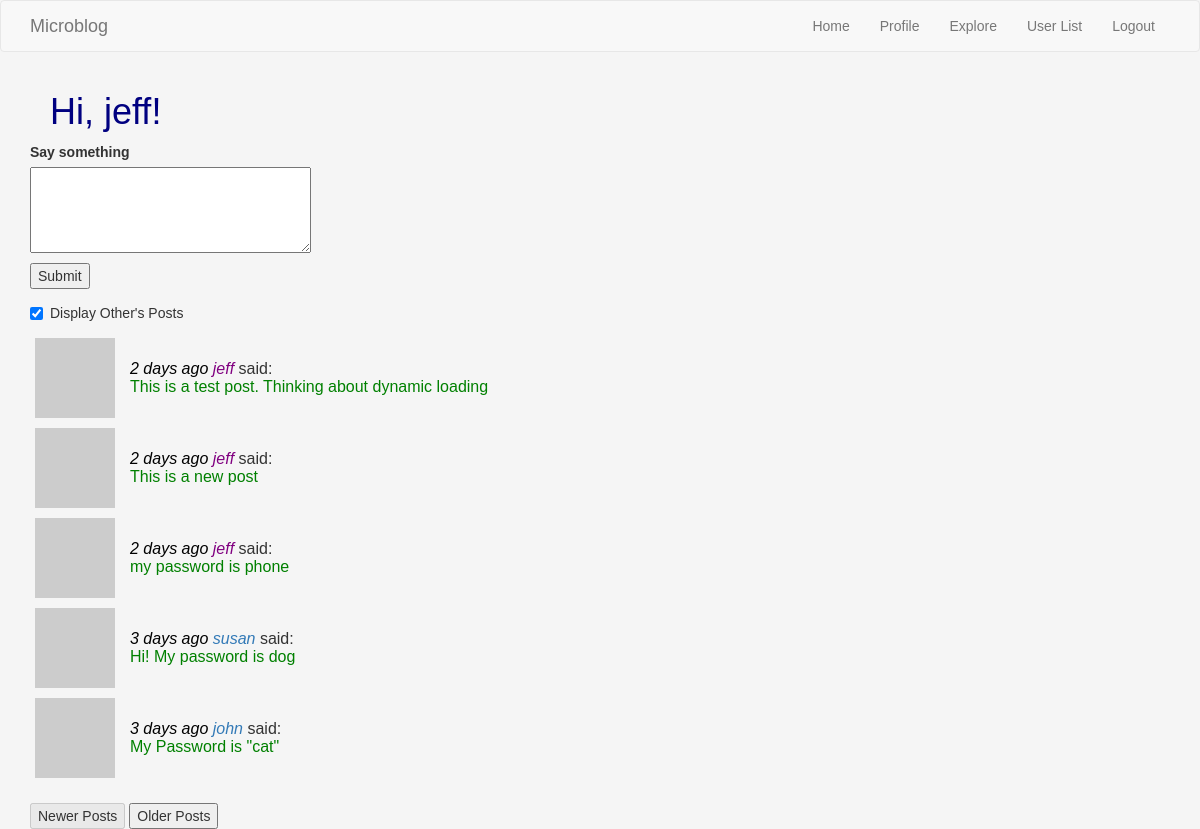
Before: /index (signed in) with the older database file.
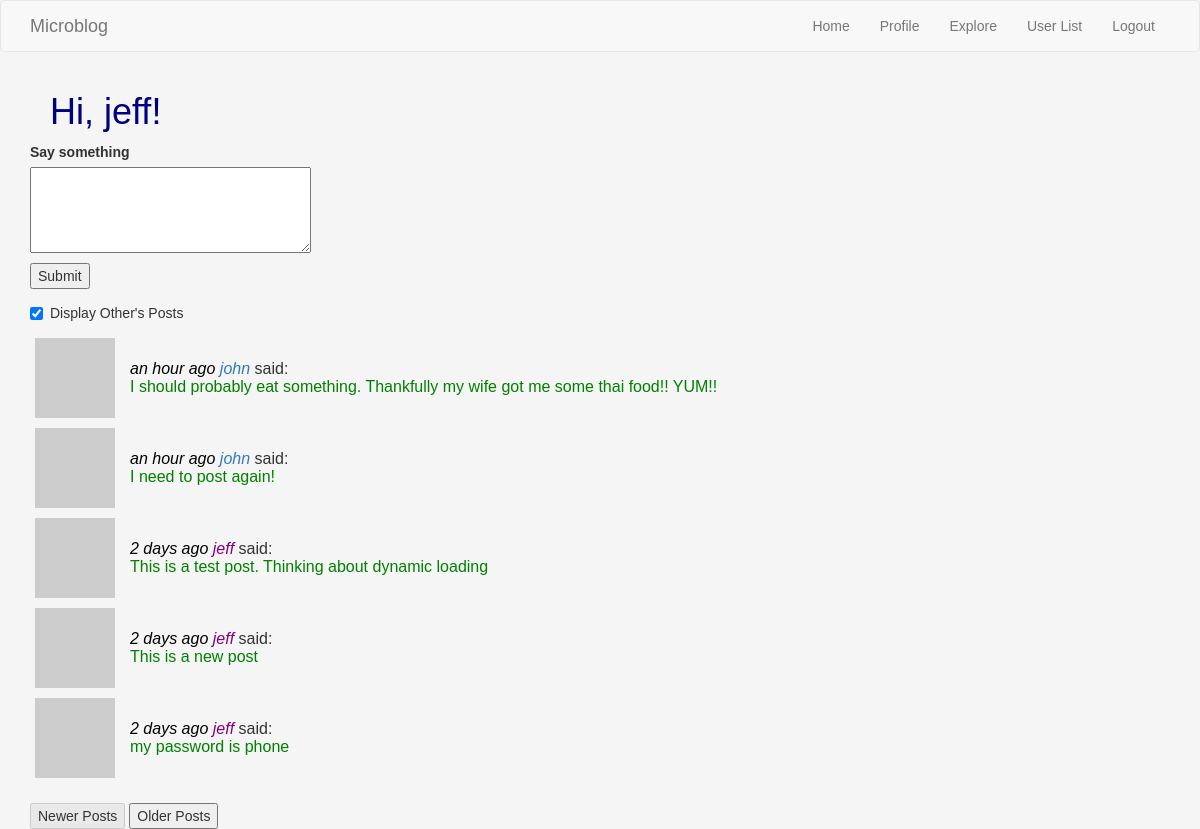
After: the same page with the newer database file.
### webapp/models.py (models this page shows, shortened)
class Post(db.Model):
    id = db.Column(db.Integer, primary_key=True)
    body = db.Column(db.String(140))
    timestamp = db.Column(db.DateTime, index=True, default=datetime.utcnow)
    user_id = db.Column(db.Integer, db.ForeignKey('user.id'))

class User(UserMixin, db.Model):
    id = db.Column(db.Integer, primary_key=True)
    username = db.Column(db.String(64), index=True, unique=True)
    email = db.Column(db.String(120), index=True, unique=True)
    password_hash = db.Column(db.String(128))
    posts = db.relationship('Post', backref='author', lazy='dynamic')
    about_me = db.Column(db.String(140))
    last_seen = db.Column(db.DateTime, default=datetime.utcnow)
    followed = db.relationship(
        'User', secondary=followers,
        primaryjoin=(followers.c.follower_id == id),
        secondaryjoin=(followers.c.followed_id == id),
        backref=db.backref('followers', lazy='dynamic'), lazy='dynamic')
    def followed_posts(self):
        followed = Post.query.join(
            followers, (followers.c.followed_id == Post.user_id)).filter(
                followers.c.follower_id == self.id)
        own = Post.query.filter_by(user_id=self.id)
        return followed.union(own).order_by(Post.timestamp.desc())
    def avatar(self, size):
        digest = md5(self.email.lower().encode('utf-8')).hexdigest()
        return 'https://www.gravatar.com/avatar/{}?d=identicon&s={}'.format(digest, size)

### webapp/routes.py (the view)
@webapp.route('/', methods=['GET', 'POST'])
@webapp.route('/index', methods=['GET', 'POST'])
@login_required
def index():
    form = PostForm()
    print("form =", id(form), id(form.post))
    print(f"post.data = {form.post.data}")
    if form.validate_on_submit():
        post = Post(body=form.post.data, author=current_user)
        db.session.add(post)
        db.session.commit()
        flash(_('Your post is now live!'))
        return redirect(url_for('index'))
    page, others, max_pages, posts = get_page_others()
    return render_template("index.html",
                           title='Home Page',
                           form=form,
                           page=page,
                           posts=posts,
                           others=others,
                           max_pages = max_pages)

### webapp/forms.py
class PostForm(FlaskForm):
    post = TextAreaField('Say something', validators=[
        DataRequired(), Length(min=1, max=140)])
    submit = SubmitField('Submit')

### webapp/models.py (called while the page is built)
@login.user_loader
def load_user(id):
    return User.query.get(int(id))

### webapp/routes.py (called while the page is built, shortened)
def get_page_others():
    page = request.args.get('page', 1, type=int)
    c_others = "yes" if webapp.config['BLOG_SHOW_OTHERS'] else "yes"
    others = request.args.get('others', c_others, type=str)
    if others == "yes":
        max_pages = round(0.5 + current_user.followed_posts().count() / webapp.config['POSTS_PER_PAGE'])
        if page > max_pages:
            page = max_pages
        posts = current_user.followed_posts().paginate(page=page,
                                                       per_page=webapp.config['POSTS_PER_PAGE'],
                                                       error_out=False)
    return [page, others, max_pages, posts ]

@webapp.before_request
def before_request():
    if current_user.is_authenticated:
        current_user.last_seen = datetime.utcnow()
        db.session.commit()

### webapp/templates/index.html (shortened to what this page needs)
{% extends "base.html" %}
{% import 'bootstrap/wtf.html' as wtf %}
{% block app_content %}
    <h1>Hi, {{ current_user.username }}!</h1>
    {% if form %}
        <form action="" method="post">
            <p>
                {{ form.post.label }}<br>
                {{ form.post(cols=32, rows=4) }}<br>
            </p>
            <p>{{ form.submit() }}</p>
        </form>
    {% endif %}
    {% if others and others != "all" %}
        <div class="checkbox">
            <label>
                <input id="others_check" type="checkbox" onclick="othersCheckCallback()">  Display Other's Posts
            </label>
        </div>
    {% endif %}
    {% include '_post_table.html' %}
    <br>
    {% include '_new_old_buttons.html' %}
{% endblock %}

### webapp/templates/_post.html
<tr class="blog">
    <td class="blog"><img src="{{ post.author.avatar(36) }}"></td>
    <td class="blog"><span class="blogname">
            <span class="timestamp">{{ moment(post.timestamp).fromNow() }}</span>
        {% if current_user.username != post.author.username %}
            <a href="{{  url_for('user', username=post.author.username) }}"> {{ post.author.username }} </a></span>
        {% else %}
            {{ post.author.username }}
        {% endif %} </span>
        said: <br><span class="blogpost"> {{  post.body }}</span></td>
</tr>

Changed rows visible on the page:
no longer on this page (row unchanged): Post: timestamp "3 days ago", author.username "susan", body "Hi! My password is dog"
no longer on this page (row unchanged): Post: timestamp "3 days ago", author.username "john", body "My Password is \"cat\""
added Post: timestamp "an hour ago", author.username "john", body "I should probably eat something. Thankfully my wife got me some thai food!! YUM!!"
added Post: timestamp "an hour ago", author.username "john", body "I need to post again!"
